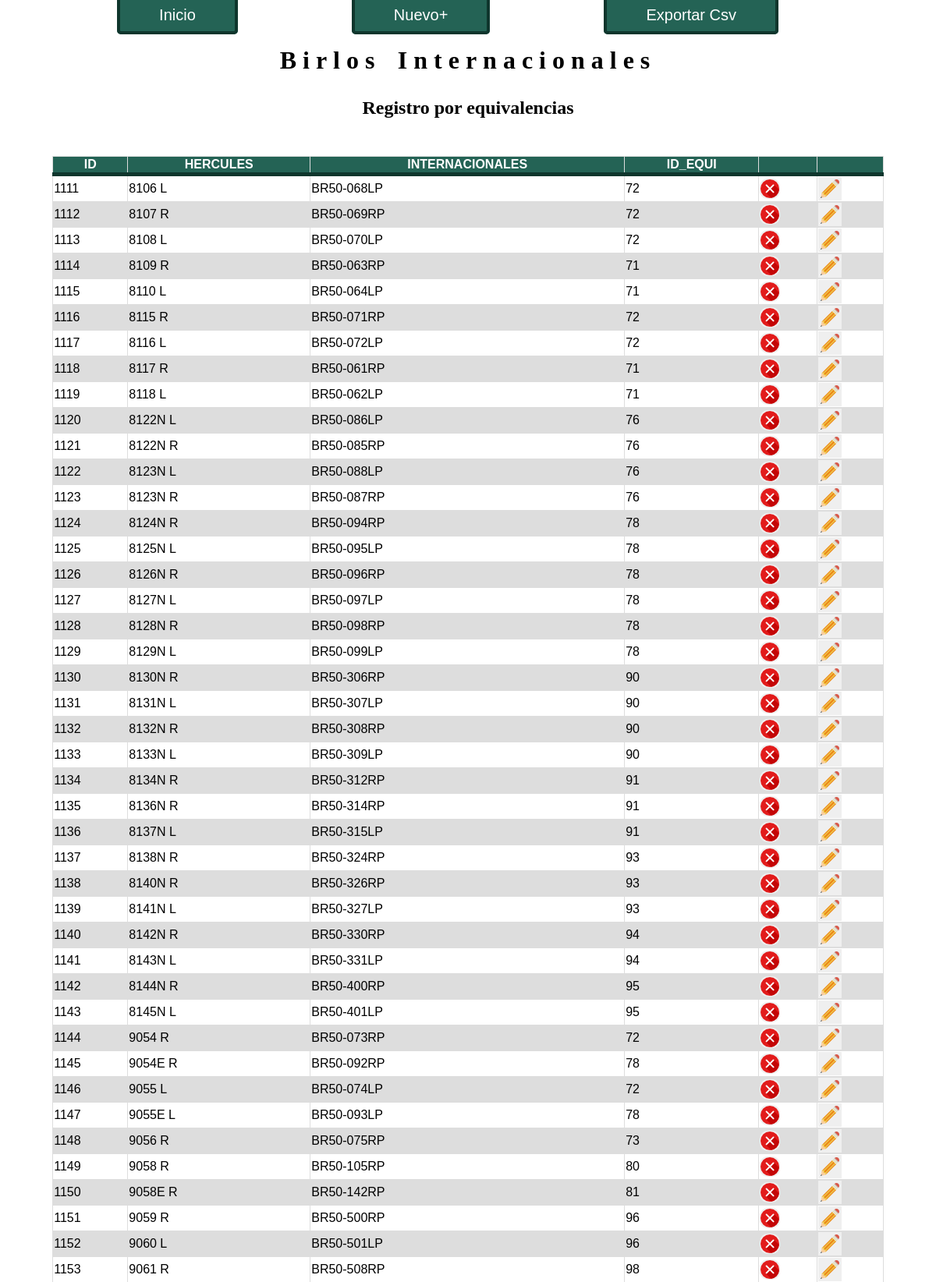
The page /Birlos_Internacionales/php/tablaas.php (upper part) on the database its author committed.
### tables this page shows
CREATE TABLE `EQUI` (
  `ID_EQUI` varchar(100) NOT NULL,
  `CLAVEH` varchar(100) NOT NULL,
  `CLAVE` varchar(100) NOT NULL,
  `UBICACION` varchar(11) NOT NULL
);

### Birlos_Internacionales/php/tablaas.php (the view, shortened to what this page needs)
<!DOCTYPE html>
<html>
<head>
	<div class="intro">
		<a class="botonI" href="index.php">Inicio</a>
		<a class="botonI" href="formularioas.php">Nuevo+</a>
		<a class="botonI" href="exportaras.php">Exportar Csv</a>
		<h1>Birlos Internacionales</h1>
		<h2>Registro por equivalencias</h2>
	</div>
	<br>
	<center>
	<table>
		<thead>
		<tr>
			<th>ID</th>
			<th>HERCULES</th>
			<th>INTERNACIONALES</th>
			<th>ID_EQUI</th>
			<th></th>
			<th></th>
		</tr>
	</thead>
	</center>
<?php
	include('conexion.php');
	$por_pag = 50;
	if (empty($_GET['pagina'])) {
		$pagina=1;
	}else{
		$pagina=$_GET['pagina'];
	}
$desde = ($pagina-1) * $por_pag;
	$query="SELECT * FROM EQUI ORDER BY ID_EQUI ASC LIMIT $desde, $por_pag ";
$result=$conexion->query($query);
		while($mostrar=mysqli_fetch_array($result)){
		 ?>
		<tr>
			<td><?php echo $mostrar['ID_EQUI'] ?></td>
			<td><?php echo $mostrar['CLAVEH'] ?></td>
			<td><?php echo $mostrar['CLAVE'] ?></td>
			<td><?php echo $mostrar['UBICACION'] ?></td>
			<td ><a href="eliminaras.php?ID_EQUI=<?php echo $mostrar['ID_EQUI']; ?>"><input type="submit" class="bimageneli" value=""></a></td>
			<td ><a href="modificaras.php?ID_EQUI=<?php echo $mostrar['ID_EQUI']; ?>"><input type="submit" class="bimagenmod" value=""></a></td>
		</tr>
	<?php
	}	 mysqli_close($conexion);
	 ?>
</body>
</html>

### Birlos_Internacionales/php/tablaas.php (style rules this page uses)
table { margin-top: 20px; font-family: arial, sans-serif; border-collapse: collapse; width: 90%; }
td, th { border: 1px solid #dddddd; padding: 22%px; }
tr:nth-child(even) { background-color: #dddddd; }
thead { background-color: #246355; border-bottom: solid 5px #0F362D; color: white; text-align: center; }
.bimagenmod { background-image:url(../images/edit.png); background-repeat:no-repeat; height:30px; width:30px; outline: none; background-position:center; display: inline-block; border: none; }
.bimageneli { background-image:url(../images/x.png); background-repeat:no-repeat; height:26px; width:26px; outline: none; background-position:center; display: inline-block; border-radius: 10px; border: none; }
.botonI { font:20px Arial; text-decoration: none; color:white; border:4px solid #0F362D; padding: 10px 50px; border-radius: 5px; background-color: #246355; float: none; margin-left: 12%; }
h1 { text-align: center; letter-spacing: 6pt; word-spacing: 4pt; line-height: 1.6; }
h2 { margin-bottom: 10px; text-align: center; }

### rows shown on the page
equi: ID_EQUI "1111", CLAVEH "8106 L", CLAVE "BR50-068LP", UBICACION "72"
equi: ID_EQUI "1112", CLAVEH "8107 R", CLAVE "BR50-069RP", UBICACION "72"
equi: ID_EQUI "1113", CLAVEH "8108 L", CLAVE "BR50-070LP", UBICACION "72"
equi: ID_EQUI "1114", CLAVEH "8109 R", CLAVE "BR50-063RP", UBICACION "71"
equi: ID_EQUI "1115", CLAVEH "8110 L", CLAVE "BR50-064LP", UBICACION "71"
equi: ID_EQUI "1116", CLAVEH "8115 R", CLAVE "BR50-071RP", UBICACION "72"
equi: ID_EQUI "1117", CLAVEH "8116 L", CLAVE "BR50-072LP", UBICACION "72"
equi: ID_EQUI "1118", CLAVEH "8117 R", CLAVE "BR50-061RP", UBICACION "71"
equi: ID_EQUI "1119", CLAVEH "8118 L", CLAVE "BR50-062LP", UBICACION "71"
equi: ID_EQUI "1120", CLAVEH "8122N L", CLAVE "BR50-086LP", UBICACION "76"
equi: ID_EQUI "1121", CLAVEH "8122N R", CLAVE "BR50-085RP", UBICACION "76"
equi: ID_EQUI "1122", CLAVEH "8123N L", CLAVE "BR50-088LP", UBICACION "76"
equi: ID_EQUI "1123", CLAVEH "8123N R", CLAVE "BR50-087RP", UBICACION "76"
equi: ID_EQUI "1124", CLAVEH "8124N R", CLAVE "BR50-094RP", UBICACION "78"
equi: ID_EQUI "1125", CLAVEH "8125N L", CLAVE "BR50-095LP", UBICACION "78"
equi: ID_EQUI "1126", CLAVEH "8126N R", CLAVE "BR50-096RP", UBICACION "78"
equi: ID_EQUI "1127", CLAVEH "8127N L", CLAVE "BR50-097LP", UBICACION "78"
equi: ID_EQUI "1128", CLAVEH "8128N R", CLAVE "BR50-098RP", UBICACION "78"
equi: ID_EQUI "1129", CLAVEH "8129N L", CLAVE "BR50-099LP", UBICACION "78"
equi: ID_EQUI "1130", CLAVEH "8130N R", CLAVE "BR50-306RP", UBICACION "90"
equi: ID_EQUI "1131", CLAVEH "8131N L", CLAVE "BR50-307LP", UBICACION "90"
equi: ID_EQUI "1132", CLAVEH "8132N R", CLAVE "BR50-308RP", UBICACION "90"
equi: ID_EQUI "1133", CLAVEH "8133N L", CLAVE "BR50-309LP", UBICACION "90"
equi: ID_EQUI "1134", CLAVEH "8134N R", CLAVE "BR50-312RP", UBICACION "91"
equi: ID_EQUI "1135", CLAVEH "8136N R", CLAVE "BR50-314RP", UBICACION "91"
equi: ID_EQUI "1136", CLAVEH "8137N L", CLAVE "BR50-315LP", UBICACION "91"
equi: ID_EQUI "1137", CLAVEH "8138N R", CLAVE "BR50-324RP", UBICACION "93"
equi: ID_EQUI "1138", CLAVEH "8140N R", CLAVE "BR50-326RP", UBICACION "93"
equi: ID_EQUI "1139", CLAVEH "8141N L", CLAVE "BR50-327LP", UBICACION "93"
equi: ID_EQUI "1140", CLAVEH "8142N R", CLAVE "BR50-330RP", UBICACION "94"
equi: ID_EQUI "1141", CLAVEH "8143N L", CLAVE "BR50-331LP", UBICACION "94"
equi: ID_EQUI "1142", CLAVEH "8144N R", CLAVE "BR50-400RP", UBICACION "95"
equi: ID_EQUI "1143", CLAVEH "8145N L", CLAVE "BR50-401LP", UBICACION "95"
equi: ID_EQUI "1144", CLAVEH "9054 R", CLAVE "BR50-073RP", UBICACION "72"
equi: ID_EQUI "1145", CLAVEH "9054E R", CLAVE "BR50-092RP", UBICACION "78"
equi: ID_EQUI "1146", CLAVEH "9055 L", CLAVE "BR50-074LP", UBICACION "72"
equi: ID_EQUI "1147", CLAVEH "9055E L", CLAVE "BR50-093LP", UBICACION "78"
equi: ID_EQUI "1148", CLAVEH "9056 R", CLAVE "BR50-075RP", UBICACION "73"
equi: ID_EQUI "1149", CLAVEH "9058 R", CLAVE "BR50-105RP", UBICACION "80"
equi: ID_EQUI "1150", CLAVEH "9058E R", CLAVE "BR50-142RP", UBICACION "81"
equi: ID_EQUI "1151", CLAVEH "9059 R", CLAVE "BR50-500RP", UBICACION "96"
equi: ID_EQUI "1152", CLAVEH "9060 L", CLAVE "BR50-501LP", UBICACION "96"
equi: ID_EQUI "1153", CLAVEH "9061 R", CLAVE "BR50-508RP", UBICACION "98"
